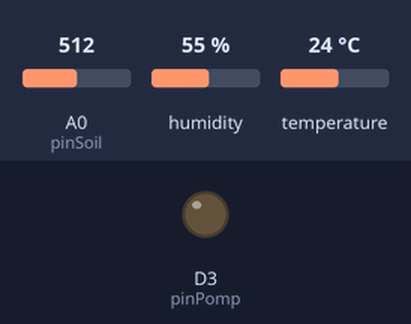
Bench run of a sketch on a simulated ESP8266 (NodeMCU). Parts: output pins drawn as LEDs (lit = HIGH). The inputs (shaded band) are chosen by the test bench; at power-on: A0 (pinSoil) = 512, humidity 55 %, temperature 24 °C. WiFi joins after 1.5 s; servers stay silent unless stated; no MQTT or app messages arrive unless stated; what the sketch prints to the serial monitor is not drawn.

Above: at 2.7 s.
2.8 s: A0 (pinSoil) set to 790
13.0 s: A0 (pinSoil) set to 815
At 22.4 s:
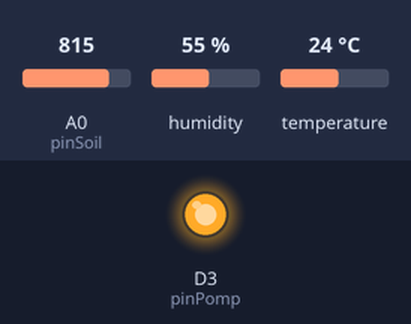
35.6 s: A0 (pinSoil) set to 900
Timing chart, 0 to 46.2 s (numbered marks = the images above; inputs shaded):
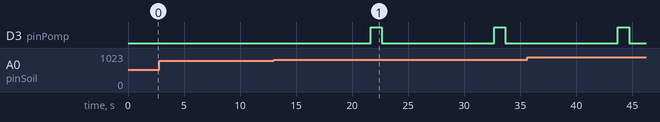

Measured:
- the behaviour switches between 799 and 800 on A0 (pinSoil) (found by bisection; images 0 and 1)
- after the input at 2.8 s, every drawn part: stays the same
- after the input at 13.0 s, D3 (pinPomp): alternates HIGH for 1.0 s and LOW for 10.0 s, starting after 8.6 s

The sketch:

serra_automatizzata.ino
```cpp
/*
   Serra automatizzata

   This program uses Adafruit IO to graph the sensors value.

   MakeItModena

*/
#include <PubSubClient.h> // https://github.com/knolleary/pubsubclient
#include <ESP8266WiFi.h>
#include <SimpleDHT.h> // https://github.com/winlinvip/SimpleDHT
#include "Adafruit_MQTT.h"
#include "Adafruit_MQTT_Client.h"

#define pinDHT22 D0
#define pinSoil A0
#define pinPomp D3
#define soglia_critica 200

unsigned long lastMsg;
#define refreshTime 5000 // seconds
SimpleDHT22 dht22(pinDHT22);

/************************* WiFi Access Point *********************************/

#define WLAN_SSID       "xxx"
#define WLAN_PASS       "yyy"

/************************* Adafruit.io Setup *********************************/

#define AIO_SERVER      "io.adafruit.com"
#define AIO_SERVERPORT  1883                   // use 8883 for SSL
#define AIO_USERNAME    "aaa"
#define AIO_KEY         "bbb"

/************ Global State (you don't need to change this!) ******************/

// Create an ESP8266 WiFiClient class to connect to the MQTT server.
WiFiClient client;
// or... use WiFiFlientSecure for SSL
//WiFiClientSecure client;

// Setup the MQTT client class by passing in the WiFi client and MQTT server and login details.
Adafruit_MQTT_Client mqtt(&client, AIO_SERVER, AIO_SERVERPORT, AIO_USERNAME, AIO_USERNAME, AIO_KEY);

/****************************** Feeds ***************************************/
Adafruit_MQTT_Publish humidity = Adafruit_MQTT_Publish(&mqtt, AIO_USERNAME "/feeds/humidity");
Adafruit_MQTT_Publish temperature = Adafruit_MQTT_Publish(&mqtt, AIO_USERNAME "/feeds/temperature");
Adafruit_MQTT_Publish soil = Adafruit_MQTT_Publish(&mqtt, AIO_USERNAME "/feeds/soil");

// Setup a feed called 'onoff' for subscribing to changes.
Adafruit_MQTT_Subscribe onoffbutton = Adafruit_MQTT_Subscribe(&mqtt, AIO_USERNAME "/feeds/pomp");
/***************************************************************************/

//
// --- DHT ---
//
void dht(byte *temp, byte *hum) {
  byte temperature;
  byte humidity;

  int err = SimpleDHTErrSuccess;
  if ((err = dht22.read(&temperature, &humidity, NULL)) != SimpleDHTErrSuccess) {
    Serial.print("Read DHT22 failed, err="); Serial.println(err); delay(2000);
    return;
  }

  *temp = temperature;
  *hum = humidity;

  Serial.print(temperature); Serial.print(" *C, ");
  Serial.print(humidity); Serial.println(" H");
}


// Function to connect and reconnect as necessary to the MQTT server.
// Should be called in the loop function and it will take care if connecting.
void MQTT_connect() {
  int8_t ret;

  // Stop if already connected.
  if (mqtt.connected()) {
    return;
  }

  Serial.print("Connecting to MQTT... ");

  uint8_t retries = 3;
  while ((ret = mqtt.connect()) != 0) { // connect will return 0 for connected
    Serial.println(mqtt.connectErrorString(ret));
    Serial.println("Retrying MQTT connection in 10 seconds...");
    mqtt.disconnect();
    delay(10000);  // wait 10 seconds
    retries--;
    if (retries == 0) {
      // basically die and wait for WDT to reset me
      while (1);
    }
  }
  Serial.println("MQTT Connected!");
}


void onoffcallback(char *buttonState, uint16_t len) {
  Serial.print("Button toggle: ");
  Serial.println(buttonState);

  String buttonstate = buttonState; // to String
  String ON = "ON";
  String OFF = "OFF";

  if (buttonstate == ON) {
    Serial.println("ON POMP");
    digitalWrite(pinPomp, HIGH); //water pomp on
  }
  if (buttonstate == OFF) {
    Serial.println("OFF POMP");
    digitalWrite(pinPomp, LOW); //water pomp off
  }
}


//
// --- SETUP ---
//
void setup() {
  pinMode(pinPomp, OUTPUT);
  digitalWrite(pinPomp, LOW);
  Serial.begin(115200);
  delay(10);

  Serial.println(F("Adafruit MQTT demo"));

  // Connect to WiFi access point.
  Serial.println(); Serial.println();
  Serial.print("Connecting to ");
  Serial.println(WLAN_SSID);

  WiFi.begin(WLAN_SSID, WLAN_PASS);
  while (WiFi.status() != WL_CONNECTED) {
    delay(500);
    Serial.print(".");
  }
  Serial.println();

  Serial.println("WiFi connected");
  Serial.println("IP address: "); Serial.println(WiFi.localIP());

  onoffbutton.setCallback(onoffcallback);

  // Setup MQTT subscription for time feed.
  mqtt.subscribe(&onoffbutton);
}


//
// --- LOOP ---
//
void loop() {
  byte temp = 0;
  byte hum = 0;
  int valSoil = 0;

  // Ensure the connection to the MQTT server is alive (this will make the first
  // connection and automatically reconnect when disconnected).  See the MQTT_connect
  // function definition further below.
  MQTT_connect();

  // this is our 'wait for incoming subscription packets and callback em' busy subloop
  // try to spend your time here:
  mqtt.processPackets(10000);

  // reads stuffs
  if (millis() - lastMsg > refreshTime) {
    lastMsg = millis();

    // read dht11
    dht(&temp, &hum);

    // read hum soil
    valSoil = analogRead(pinSoil);
    valSoil = valSoil / 4; // for better visibility on scale
    Serial.print("Hub Soil: ");  Serial.println(valSoil);

    // start water pomp for a second if valSoil misure is <= x
    if (valSoil >= soglia_critica) {

      digitalWrite(pinPomp, HIGH); //water pomp on
      delay(1000); //wait 1 second
      digitalWrite(pinPomp, LOW); //water pomp off
    }

    Serial.print(F("\nSending temperature val "));
    Serial.print(temp);
    Serial.print("...");
    if (! temperature.publish(temp)) {
      Serial.println(F("Failed"));
    } else {
      Serial.println(F("OK!"));
    }


    Serial.print(F("\nSending humidity val "));
    Serial.print(hum);
    Serial.print("...");
    if (! humidity.publish(hum)) {
      Serial.println(F("Failed"));
    } else {
      Serial.println(F("OK!"));
    }


    Serial.print(F("\nSending soil val "));
    Serial.print(valSoil);
    Serial.print("...");
    if (! soil.publish(valSoil)) {
      Serial.println(F("Failed"));
    } else {
      Serial.println(F("OK!"));
    }
    Serial.println("--------------------------------");

  }

  if (! mqtt.ping()) {
    mqtt.disconnect();
  }
}
```
